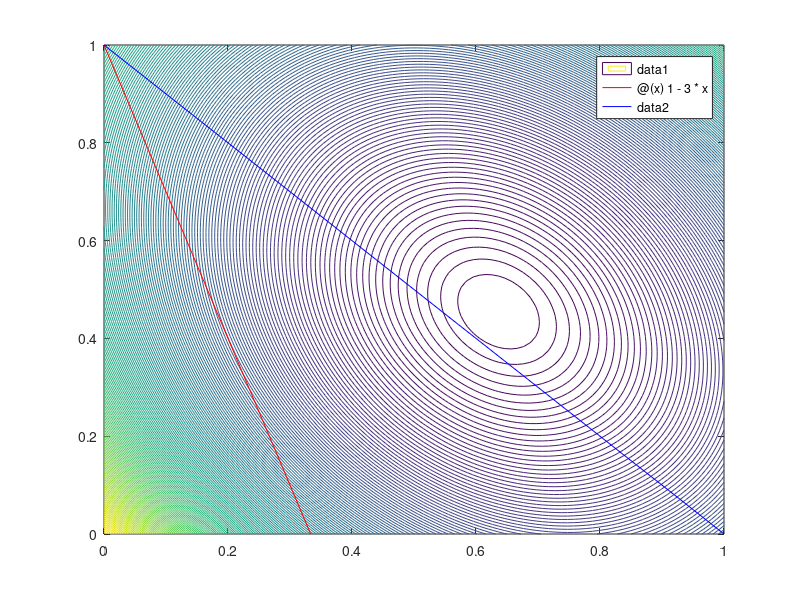

The MATLAB source for this figure:
%Exercício 2(a)
f=@(x,y) 4*x.^2 + 3*y.^2 + 2*x.*y - 6*x - 4*y + 3;
g=@(x) 1 - 3*x;
h=@(x) 1-x;

x=linspace(0,1,100);
[x, y]=meshgrid(x,x);

Z=f(x,y);
contour(x,y,Z,175)

hold on
fplot(g, [0 1/3], 'r')
hold on
fplot(h, [0 1], 'b')
hold off